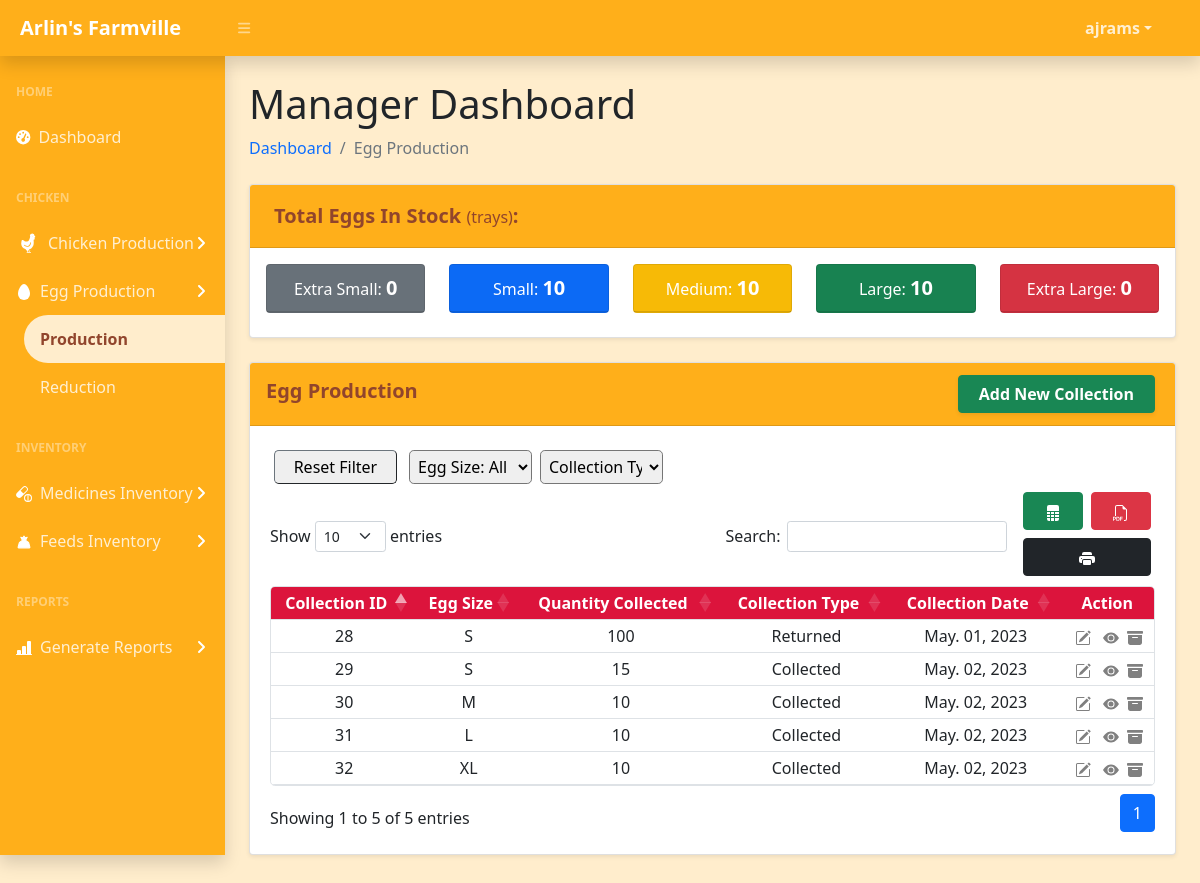
Screenshot of /users/manager/views/egg_production.php (signed in) with the database file from the repository.
### tables this page shows
CREATE TABLE `eggproduction` (
  `eggSize_ID` int(10) NOT NULL,
  `eggSize` char(2) NOT NULL,
  `inStock` int(10) NOT NULL DEFAULT 0
);

CREATE TABLE `eggtransaction` (
  `collection_ID` int(10) NOT NULL,
  `eggSize_ID` int(10) NOT NULL,
  `user_ID` int(11) NOT NULL,
  `eggSize` char(2) DEFAULT NULL,
  `quantity` int(10) NOT NULL,
  `dispositionType` enum('Distributed to Customer','Personal Consumption','Spoiled','Collected','Returned') NOT NULL,
  `transactionDate` date NOT NULL,
  `transactionType` enum('Collection','Reduction') NOT NULL,
  `note` varchar(100) DEFAULT NULL,
  `archive` varchar(20) NOT NULL DEFAULT 'not archived'
);

### users/manager/views/query/egg_production_records.php (the view, shortened to what this page needs)
<?php
    include('../../../config/database_connection.php');
    $sql = "SELECT * FROM eggtransaction WHERE archive = 'not archived' AND transactionType = 'Collection' ORDER BY collection_ID ASC";
    $stmt = $conn->query($sql);
    if($stmt){
        if($stmt->rowCount() > 0){
            echo '
            <div id="filtertable" class="col-md-10 col-sm-12">
                <button id="reset-btn" class="border-secondary border-1 mx-1 p-1 rounded rounded-3 col-md-2 col-sm-4 m-1">Reset Filter</button>
            </div>
            <table id="eggProduction" class="table table-sm responsive border table-hover text-center rounded rounded-3 overflow-hidden" style="width: 100%">';
                echo "<thead class='text-white' style='background-color: #DC143C'>";
                    echo "<tr>";
                        echo "<th>Collection ID</th>";
                        echo "<th>Egg Size</th>";
                        echo "<th>Quantity Collected</th>";
                        echo "<th>Collection Type</th>";
                        echo "<th>Collection Date</th>";
                        echo "<th>Action</th>";
                    echo "</tr>";
                echo "</thead>";
                echo "<tbody class='text-break'>";
                while($row = $stmt->fetch()){
                    $dataSortExpD = strtotime($row['transactionDate']);
                    $expDateFormatted = date("M. d, Y", $dataSortExpD);
                    echo "<tr>";
                        echo "<td>" . $row['collection_ID'] . "</td>";
                        echo "<td>" . $row['eggSize'] . "</td>";
                        echo "<td>" . $row['quantity'] . "</td>";
                        echo "<td>" . $row['dispositionType'] . "</td>";
                        echo "<td data-sort='". $dataSortExpD ."'>" . $expDateFormatted . "</td>";
                        echo "<td>";
                        echo '<a href="update_egg_form.php?id='. $row['collection_ID'] .'" class="m-1 text-decoration-none" data-bs-toggle="tooltip" data-bs-placement="left" data-bs-custom-class="tooltip-expired" data-bs-title="Edit Record">
                                <svg xmlns="http://www.w3.org/2000/svg" width="16" height="16" fill="gray" class="bi bi-pencil-square" viewBox="0 0 16 16">
                                    <path d="M15.502 1.94a.5.5 0 0 1 0 .706L14.459 3.69l-2-2L13.502.646a.5.5 0 0 1 .707 0l1.293 1.293zm-1.75 2.456-2-2L4.939 9.21a.5.5 0 0 0-.121.196l-.805 2.414a.25.25 0 0 0 .316.316l2.414-.805a.5.5 0 0 0 .196-.12l6.813-6.814z"/>
                                    <path fill-rule="evenodd" d="M1 13.5A1.5 1.5 0 0 0 2.5 15h11a1.5 1.5 0 0 0 1.5-1.5v-6a.5.5 0 0 0-1 0v6a.5.5 0 0 1-.5.5h-11a.5.5 0 0 1-.5-.5v-11a.5.5 0 0 1 .5-.5H9a.5.5 0 0 0 0-1H2.5A1.5 1.5 0 0 0 1 2.5v11z"/>
                                </svg>
                            </a>';
                        echo '<a href="viewEggProd.php?id='. $row['collection_ID'] .'" class="m-1 text-decoration-none" data-bs-toggle="tooltip" data-bs-placement="left" data-bs-custom-class="tooltip-expired" data-bs-title="View Record">
                                <svg xmlns="http://www.w3.org/2000/svg" width="16" height="16" fill="gray" class="bi bi-eye-fill" viewBox="0 0 16 16">
                                    <path d="M10.5 8a2.5 2.5 0 1 1-5 0 2.5 2.5 0 0 1 5 0z"/>
                                    <path d="M0 8s3-5.5 8-5.5S16 8 16 8s-3 5.5-8 5.5S0 8 0 8zm8 3.5a3.5 3.5 0 1 0 0-7 3.5 3.5 0 0 0 0 7z"/>
                                </svg>
                              </a>';
                        echo '<a href="archive_egg.php?id='. $row['collection_ID'] .'" data-bs-toggle="tooltip" data-bs-placement="left" data-bs-toggle="tooltip" data-bs-placement="left" data-bs-custom-class="tooltip-expired" data-bs-title="Archive">
                                <svg xmlns="http://www.w3.org/2000/svg" width="16" height="16" fill="gray" class="bi bi-archive-fill" viewBox="0 0 16 16">
                                    <path d="M12.643 15C13.979 15 15 13.845 15 12.5V5H1v7.5C1 13.845 2.021 15 3.357 15h9.286zM5.5 7h5a.5.5 0 0 1 0 1h-5a.5.5 0 0 1 0-1zM.8 1a.8.8 0 0 0-.8.8V3a.8.8 0 0 0 .8.8h14.4A.8.8 0 0 0 16 3V1.8a.8.8 0 0 0-.8-.8H.8z"/>
                                </svg>
                            </a>';
                        echo "</td>";
                    echo "</tr>";
                }
                echo "</tbody>";
            echo "</table>";
        }
    } else{
        echo "Oops! Something went wrong. Please try again later.";
    }
?>

### users/manager/views/egg_production.php (shortened to what this page needs)
<?php
    include("../../includes/header.php");
?>
<div class="container-fluid px-4">
    <h1 class="mt-4"> Manager Dashboard</h1>
    <ol class="breadcrumb mb-4">
        <li class="breadcrumb-item">
            <a href="./index.php" style="text-decoration: none">Dashboard</a>
        </li>
        <li class="breadcrumb-item active">Egg Production</li>
    </ol>
    <div class="wrapper mt-1">
        <div class="container">
            <div class="row mb-5">
                <div class="p-0">
                    <div class="card shadow-sm mb-4">
                        <div class="card-header fw-bold pb-2 fs-5" style="background-color: #FFAF1A; color: #91452c">
                        <div class="p-2">
                            Total Eggs In Stock <span class="fs-6 fw-normal">(trays)</span>:
                        </div>
                        </div>
                    <div class="row p-3 text-center">
                        <div class="col-sm">
                            <div class="card bg-secondary text-white mb-2">
                                <div class="card-header">Extra Small: <span class="fw-bold fs-5">
                                    <?php
                                        include('../../../config/database_connection.php');
                                        $sql = "SELECT inStock FROM eggproduction WHERE eggSize = 'XS'";
                                        $stmt = $conn->query($sql);
                                        $stmt->execute();
                                        $total = $stmt->fetchColumn();
                                        if($total > 0){
                                            echo $total;
                                        }else{
                                            echo "0";
                                        }
                                    ?>
                                </span></div>
                            </div>
                        </div>
                        <div class="col-sm">
                            <div class="card bg-primary text-white mb-2">
                                <div class="card-header">Small: <span class="fw-bold fs-5">
                                    <?php
                                        include('../../../config/database_connection.php');
                                        $sql = "SELECT inStock FROM eggproduction WHERE eggSize = 'S'";
                                        $stmt = $conn->query($sql);
                                        $stmt->execute();
                                        $total = $stmt->fetchColumn();
                                        if($total > 0){
                                            echo $total;
                                        }else{
                                            echo "0";
                                        }
                                    ?>
                                </span></div>
                            </div>
                        </div>
                        <div class="col-sm">
                            <div class="card bg-warning text-white mb-2">
                                <div class="card-header">Medium: <span class="fw-bold fs-5">
                                    <?php
                                        include('../../../config/database_connection.php');
                                        $sql = "SELECT inStock FROM eggproduction WHERE eggSize = 'M'";
                                        $stmt = $conn->query($sql);
                                        $stmt->execute();
                                        $total = $stmt->fetchColumn();
                                        if($total > 0){
                                            echo $total;
                                        }else{
                                            echo "0";
                                        }
                                    ?>
                                </span></div>
                            </div>
                        </div>
                        <div class="col-sm">
                            <div class="card bg-success text-white mb-2">
                                <div class="card-header">Large: <span class="fw-bold fs-5">
                                    <?php
                                        include('../../../config/database_connection.php');
                                        $sql = "SELECT inStock FROM eggproduction WHERE eggSize = 'L'";
                                        $stmt = $conn->query($sql);
                                        $stmt->execute();
                                        $total = $stmt->fetchColumn();
                                        if($total > 0){
                                            echo $total;
                                        }else{
                                            echo "0";
                                        }
                                    ?>
                                </span></div>
                            </div>
                        </div>
                        <div class="col-sm">
                            <div class="card bg-danger text-white mb-2">
                                <div class="card-header">Extra Large: <span class="fw-bold fs-5">
                                    <?php
                                        include('../../../config/database_connection.php');
                                        $sql = "SELECT inStock FROM eggproduction WHERE eggSize = 'XL'";
                                        $stmt = $conn->query($sql);
                                        $stmt->execute();
                                        $total = $stmt->fetchColumn();
                                        if($total > 0){
                                            echo $total;
                                        }else{
                                            echo "0";
                                        }
                                        unset($conn);
                                    ?>
                                </span></div>
                            </div>
                        </div>
                    </div>
                    </div>
                    <div class="card shadow-sm">
                        <div class="card-header" style="background-color: #FFAF1A;">
                            <div class="row justify-content-between">
                                <div class="col-xl-3 col-md-6">
                                    <h4 class="pt-2 fs-5 fw-bold" style="background-color: #FFAF1A; color: #91452c">Egg Production</h4>
                                </div>
                                <div class="col-xl-3 col-md-3 align-content-end">
                                    <div class="w-100 d-flex justify-content-end">
                                        <div class="m-1 w-100 float-end">
                                            <a href="add_egg_form.php" class="btn btn-success shadow-sm w-100 fw-bold">Add New Collection</a>
                                        </div>
                                    </div>
                                </div>
                            </div>
                        </div>
                        <div class="card-body displayTable">
                            <div class="table-responsive m-1">
                                <?php
                                    include('./query/egg_production_records.php');
                                ?>
                            </div>
                        </div>
                    </div>
                </div>
            </div>
        </div>
    </div>
<?php
    include("../../includes/footer.php");
    include("../../includes/scripts.php");
?>

### rows the page displays
eggproduction: inStock "10"
eggproduction: inStock "10"
eggproduction: inStock "10"
eggtransaction: collection_ID "28", eggSize "S", quantity "100", dispositionType "Returned", transactionDate "May. 01, 2023"
eggtransaction: collection_ID "29", eggSize "S", quantity "15", dispositionType "Collected", transactionDate "May. 02, 2023"
eggtransaction: collection_ID "30", eggSize "M", quantity "10", dispositionType "Collected", transactionDate "May. 02, 2023"
eggtransaction: collection_ID "31", eggSize "L", quantity "10", dispositionType "Collected", transactionDate "May. 02, 2023"
eggtransaction: collection_ID "32", eggSize "XL", quantity "10", dispositionType "Collected", transactionDate "May. 02, 2023"

### other values shown
$_SESSION["username"] "ajrams"
